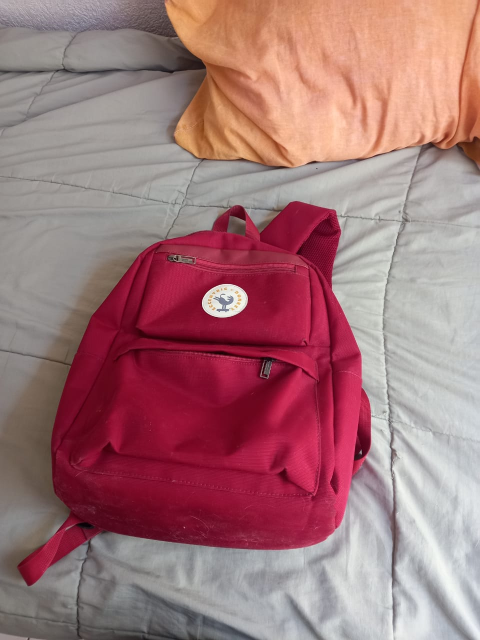
#> input picture Rojo-mochila.jpeg, 960 x 1280 px (shown at 1/2 size)
$ python Practica_6.py
#> lines starting #> are read from the running program, lines starting #| are printed output that depends on the picture; after the words box and inside, x2 and y2 are one past the last pixel; in counts of white or black regions, pixels touching at a corner belong together
import cv2
import numpy as np

#Rojo
cap = cv2.imread('Rojo-mochila.jpeg')
#> cap is the input picture: shape (1280, 960, 3); mean B, G, R 120.6, 117.5, 162.5
capt = cv2.resize(cap, dsize=(480,680),interpolation=cv2.INTER_CUBIC)
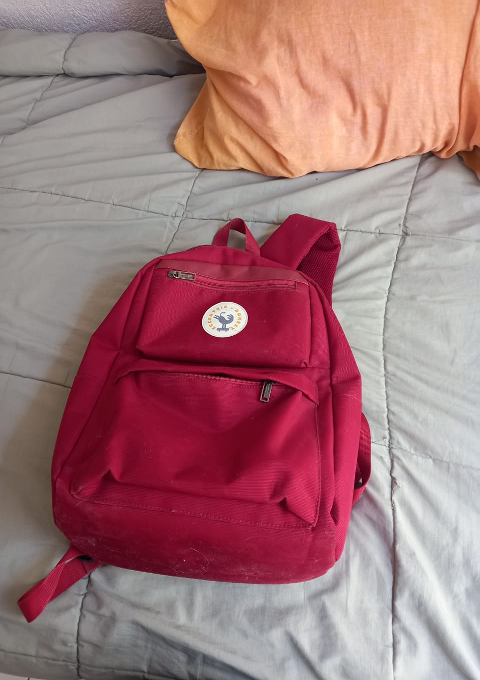
#> capt: shape (680, 480, 3); mean B, G, R 120.6, 117.5, 162.5

hsv = cv2.cvtColor(capt, cv2.COLOR_BGR2HSV)
#> hsv: shape (680, 480, 3); mean H, S, V 82.6, 88.1, 163.5

lower_red = np.array([30,150,50])
upper_red = np.array([255,255,180])

mask = cv2.inRange(hsv, lower_red, upper_red)
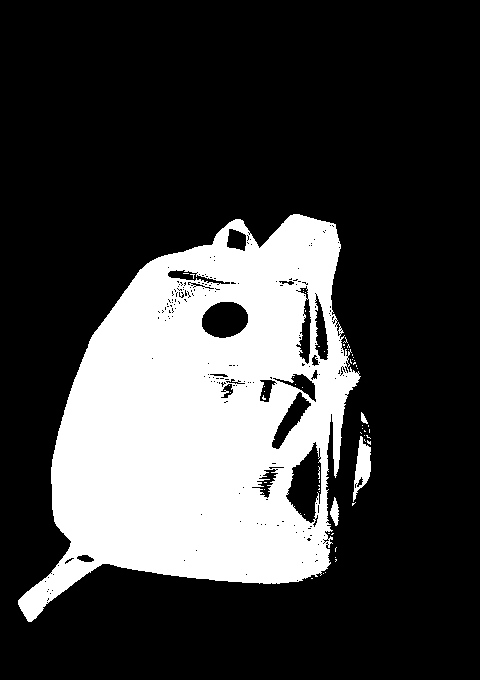
#> mask: shape (680, 480); 25.2% white; 60 white regions (56 under 20 px), largest, box (x1, y1, x2, y2) and area: (18, 214, 361, 622) 81160, (353, 436, 371, 502) 614, (330, 497, 339, 526) 154, (361, 412, 368, 424) 45
res = cv2.bitwise_and(capt,capt, mask= mask)
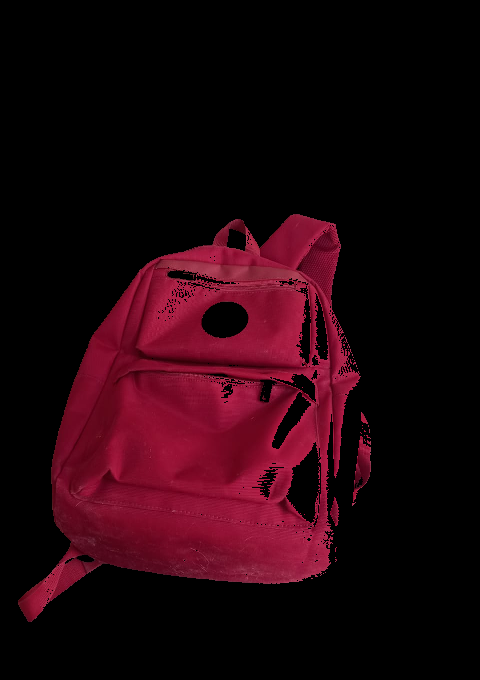
#> res: shape (680, 480, 3); mean B, G, R 12, 4.5, 33.3

cv2.imshow('cap',capt)
cv2.imshow('mask',mask)
cv2.imshow('res',res)

cv2.waitKey(0)

cv2.destroyAllWindows()
#> (the run stopped early here; a loop or call above may not have finished)

$ run again, with Azul.jpeg copied over Rojo-mochila.jpeg
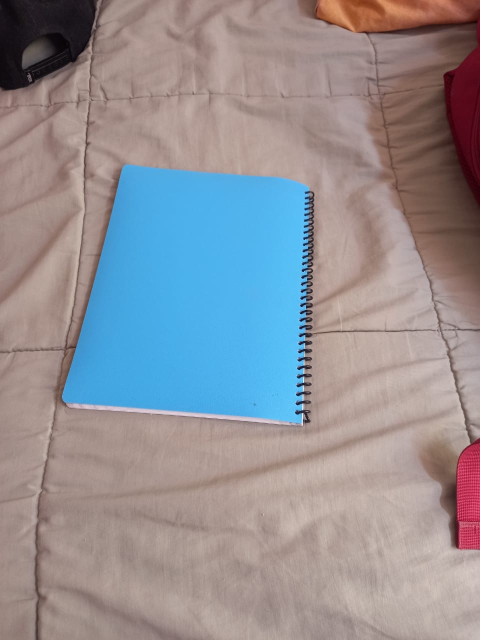
#> input picture Azul.jpeg, 960 x 1280 px (shown at 1/2 size)
#> cap is the input picture: shape (1280, 960, 3); mean B, G, R 148.5, 143.6, 145.7
#> hsv: shape (680, 480, 3); mean H, S, V 31.9, 69.5, 171.6
#> `mask = cv2.inRange(hsv, lower_red, upper_red)`:
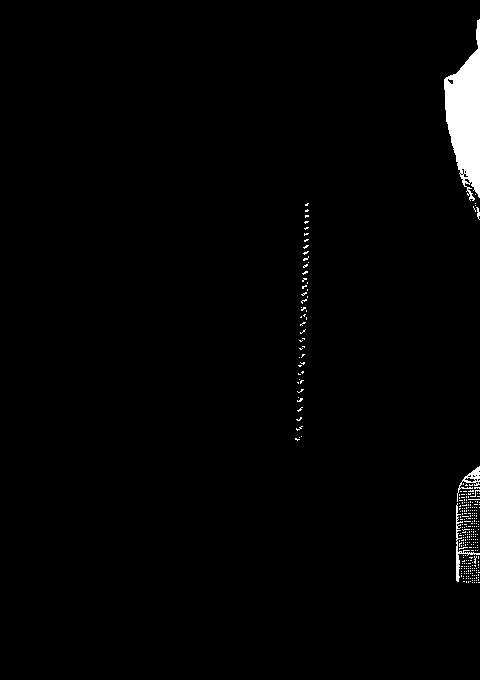
#> mask: shape (680, 480); 1.5% white; 292 white regions (288 under 20 px), largest, box (x1, y1, x2, y2) and area: (444, 19, 480, 201) 3755, (456, 503, 480, 582) 258, (457, 466, 480, 502) 201, (476, 207, 480, 220) 26
#> `res = cv2.bitwise_and(capt,capt, mask= mask)`:
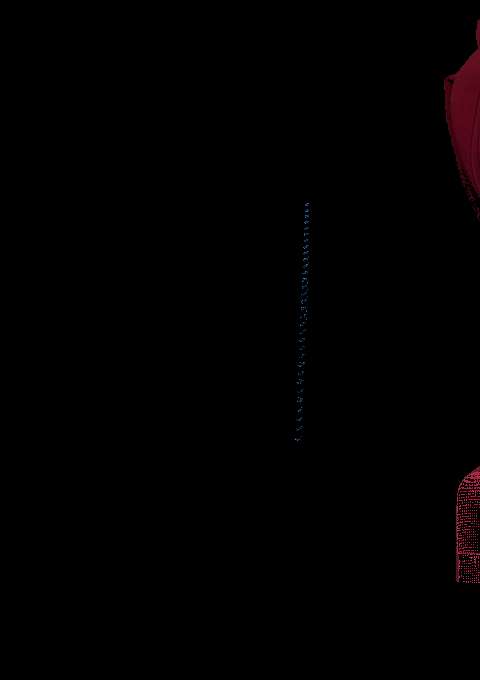
#> res: shape (680, 480, 3); mean B, G, R 0.5, 0.3, 1.4
